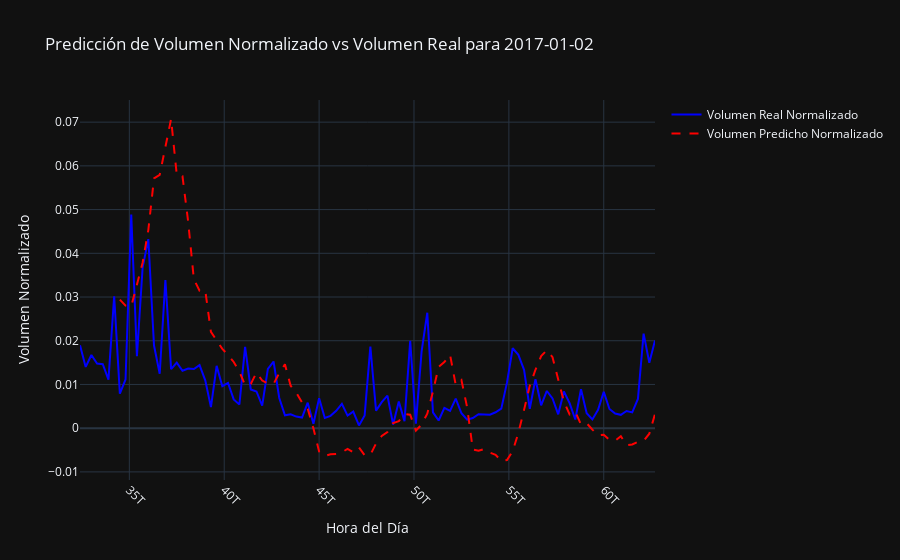

Write notebook code for a chart like this one.
### Markdown cell above
<span style="color:#1E90FF; font-weight:bold">Try to improve your prediction using other predictive models. Bear in mind that the target is a normalized vector where all weights sum to one (i.e. akin to multi-class probability problem). Alternatively you can see the problem as a target percentage of volume by using at least one feature: the time bin

### Code cell
import os
import pandas as pd
import numpy as np
import matplotlib.pyplot as plt
from sklearn.metrics import mean_squared_error
from sklearn.preprocessing import MinMaxScaler
from tensorflow.keras.models import Sequential
from tensorflow.keras.layers import LSTM, Dense
import tensorflow as tf
import logging

# Configuración para eliminar mensajes de advertencia
os.environ['TF_CPP_MIN_LOG_LEVEL'] = '3'
logging.getLogger('tensorflow').setLevel(logging.FATAL)

# Deshabilitar toda salida de TensorFlow
tf.get_logger().setLevel('FATAL')

# Forzar uso de CPU si la GPU está causando problemas
tf.config.set_visible_devices([], 'GPU')

class RNNVolumePredictor:
    def __init__(self, window_size, lstm_units=50, epochs=10, batch_size=64):
        """
        Clase para predecir la curva de volumen utilizando una RNN (LSTM) para mejorar la predicción del volumen.

        Args:
            window_size (int): Tamaño de la ventana para los datos secuenciales.
            lstm_units (int): Número de unidades LSTM en la capa.
            epochs (int): Número de épocas para el entrenamiento.
            batch_size (int): Tamaño del batch para el entrenamiento.
        """
        self.window_size = window_size
        self.lstm_units = lstm_units
        self.epochs = epochs
        self.batch_size = batch_size
        self.model = None
        self.scaler = MinMaxScaler()

    def train(self, train_df):
        """
        Entrenar el predictor utilizando una RNN (LSTM).

        Args:
            train_df (DataFrame): Datos de entrenamiento con las columnas ['date', 'time_5min', 'volume', 'vwap', 'day_of_week'].
        """
        # Preprocesamiento de los datos
        grouped = train_df.groupby('time_5min')['volume'].mean()
        normalized_volume = self.scaler.fit_transform(grouped.values.reshape(-1, 1)).flatten()

        X, y = [], []
        for i in range(self.window_size, len(normalized_volume)):
            X.append(normalized_volume[i - self.window_size:i])
            y.append(normalized_volume[i])

        X, y = np.array(X), np.array(y)
        X = np.reshape(X, (X.shape[0], X.shape[1], 1))  # Reshape para LSTM

        # Crear el modelo LSTM
        self.model = Sequential()
        self.model.add(LSTM(units=self.lstm_units, input_shape=(X.shape[1], 1), return_sequences=True))
        self.model.add(LSTM(units=self.lstm_units))
        self.model.add(Dense(1, activation='linear'))
        self.model.compile(optimizer='adam', loss='mean_squared_error')

        # Entrenar el modelo
        self.model.fit(X, y, epochs=self.epochs, batch_size=self.batch_size, verbose=0)

    def predict(self, test_df):
        """
        Predecir la curva de volumen utilizando el modelo entrenado.

        Args:
            test_df (DataFrame): Datos de prueba con las columnas ['date', 'time_5min', 'volume', 'vwap'].

        Returns:
            Series: Predicción de la curva de volumen normalizada para el día o para toda la serie, con los índices correspondientes.
        """
        if self.model is None:
            raise ValueError("El modelo no ha sido entrenado aún.")

        grouped = test_df.groupby('time_5min')['volume'].mean()
        normalized_volume = self.scaler.transform(grouped.values.reshape(-1, 1)).flatten()

        X_pred = []
        for i in range(self.window_size, len(normalized_volume)):
            X_pred.append(normalized_volume[i - self.window_size:i])

        X_pred = np.array(X_pred)
        X_pred = np.reshape(X_pred, (X_pred.shape[0], X_pred.shape[1], 1))
        predictions = self.model.predict(X_pred, verbose=0)

        return pd.Series(predictions.flatten(), index=grouped.index[self.window_size:])

    def evaluate(self, test_df):
        """
        Evaluar el rendimiento del predictor comparando las predicciones con los valores reales normalizados.

        Args:
            test_df (DataFrame): Datos de prueba con las columnas ['date', 'time_5min', 'volume', 'vwap'].

        Returns:
            float: RMSE (Raíz del Error Cuadrático Medio) de la predicción.
        """
        if self.model is None:
            raise ValueError("El modelo no ha sido entrenado aún.")

        grouped = test_df.groupby('time_5min')['volume'].mean()
        normalized_volume = self.scaler.transform(grouped.values.reshape(-1, 1)).flatten()

        X_test, y_test = [], []
        for i in range(self.window_size, len(normalized_volume)):
            X_test.append(normalized_volume[i - self.window_size:i])
            y_test.append(normalized_volume[i])

        X_test, y_test = np.array(X_test), np.array(y_test)
        X_test = np.reshape(X_test, (X_test.shape[0], X_test.shape[1], 1))

        predictions = self.model.predict(X_test, verbose=0).flatten()

        mse = mean_squared_error(y_test, predictions)
        rmse = np.sqrt(mse)
        print(f"RMSE del predictor de volumen utilizando la RNN: {rmse}")
        return rmse

    def visualize_prediction(self, test_df, date):
        """
        Visualizar la predicción frente a los valores reales normalizados para un día específico.

        Args:
            test_df (DataFrame): Datos de prueba con las columnas ['date', 'time_5min', 'volume', 'vwap'].
            date (str): Fecha específica para la cual se desea visualizar la predicción.
        """
        day_df = test_df[test_df['date'] == date]
        actual_curve = day_df.set_index('time_5min')['volume']
        actual_curve /= actual_curve.sum()  # Normalizar la curva de volumen real
        predicted_curve = self.predict(day_df)
        predicted_curve /= predicted_curve.sum()  # Normalizar la curva de volumen predicho

        
        # Crear la figura en Plotly
        fig = go.Figure()

        # Añadir la curva de volumen real normalizado
        fig.add_trace(go.Scatter(
            x=actual_curve.index,
            y=actual_curve.values,
            mode='lines',
            name='Volumen Real Normalizado',
            line=dict(color='blue', width=2)
        ))

        # Añadir la curva de volumen predicho normalizado
        fig.add_trace(go.Scatter(
            x=predicted_curve.index,
            y=predicted_curve.values,
            mode='lines',
            name='Volumen Predicho Normalizado',
            line=dict(color='red', width=2, dash='dash')
        ))

        # Configuración del layout
        fig.update_layout(
            title=f'Predicción de Volumen Normalizado vs Volumen Real para {date}',
            xaxis_title='Hora del Día',
            yaxis_title='Volumen Normalizado',
            template='plotly_dark',
            showlegend=True
        )

        # Ajuste de los ticks del eje x
        fig.update_xaxes(tickangle=45)

        # Mostrar la figura
        fig.show()


# Ejemplo de uso
volume_predictor = RNNVolumePredictor(window_size=7, lstm_units=50, epochs=10, batch_size=32)  # Ajustar hiperparámetros para mayor estabilidad

# Asumiendo que 'algo.resampled_df' tiene las columnas ['date', 'time_5min', 'volume', 'vwap']

# Entrenar el predictor
volume_predictor.train(algo.resampled_df)

# Evaluar el rendimiento del predictor
rmse = volume_predictor.evaluate(algo.test_df)

# Visualizar la predicción para una fecha específica
volume_predictor.visualize_prediction(algo.test_df, '2017-01-02')

### Figure 1 — Plotly figure (JSON) as saved in the notebook; plotly's stock layout.template omitted (floating-point values rounded to 4 significant figures)
{"data": [{"line": {"color": "blue", "width": 2}, "mode": "lines", "name": "Volumen Real Normalizado", "type": "scatter", "x": [32400000000000, 32700000000000, 33000000000000, 33300000000000, 33600000000000, 33900000000000, 34200000000000, 34500000000000, 34800000000000, 35100000000000, 35400000000000, 35700000000000, 36000000000000, 36300000000000, 36600000000000, 36900000000000, 37200000000000, 37500000000000, 37800000000000, 38100000000000, 38400000000000, 38700000000000, 39000000000000, 39300000000000, 39600000000000, 39900000000000, 40200000000000, 40500000000000, 40800000000000, 41100000000000, 41400000000000, 41700000000000, 42000000000000, 42300000000000, 42600000000000, 42900000000000, 43200000000000, 43500000000000, 43800000000000, 44100000000000, 44400000000000, 44700000000000, 45000000000000, 45300000000000, 45600000000000, 45900000000000, 46200000000000, 46500000000000, 46800000000000, 47100000000000, 47400000000000, 47700000000000, 48000000000000, 48300000000000, 48600000000000, 48900000000000, 49200000000000, 49500000000000, 49800000000000, 50100000000000, 50400000000000, 50700000000000, 51000000000000, 51300000000000, 51600000000000, 51900000000000, 52200000000000, 52500000000000, 52800000000000, 53100000000000, 53400000000000, 53700000000000, 54000000000000, 54300000000000, 54600000000000, 54900000000000, 55200000000000, 55500000000000, 55800000000000, 56100000000000, 56400000000000, 56700000000000, 57000000000000, 57300000000000, 57600000000000, 57900000000000, 58200000000000, 58500000000000, 58800000000000, 59100000000000, 59400000000000, 59700000000000, 60000000000000, 60300000000000, 60600000000000, 60900000000000, 61200000000000, 61500000000000, 61800000000000, 62100000000000, 62400000000000, 62700000000000], "y": [0.01898, 0.01401, 0.01673, 0.01479, 0.01462, 0.01112, 0.03019, 0.007892, 0.01114, 0.04889, 0.01649, 0.03674, 0.04325, 0.0189, 0.01246, 0.0339, 0.0135, 0.01498, 0.01315, 0.01364, 0.01354, 0.01444, 0.01095, 0.004815, 0.01425, 0.009612, 0.01035, 0.006576, 0.005437, 0.01858, 0.008855, 0.008392, 0.005169, 0.01357, 0.01525, 0.006912, 0.00295, 0.003167, 0.00265, 0.002422, 0.005839, 0.001027, 0.00683, 0.002333, 0.002823, 0.003968, 0.005588, 0.002878, 0.003797, 0.0006238, 0.002913, 0.01868, 0.004021, 0.005944, 0.007453, 0.0008302, 0.006078, 0.001576, 0.01998, 0.001033, 0.01752, 0.0264, 0.003613, 0.00176, 0.004662, 0.003937, 0.006748, 0.003411, 0.001953, 0.002315, 0.003186, 0.003111, 0.003078, 0.003644, 0.004468, 0.01042, 0.01828, 0.01679, 0.01335, 0.004442, 0.01119, 0.005226, 0.008506, 0.006815, 0.003161, 0.00838, 0.00573, 0.001979, 0.008891, 0.003407, 0.002003, 0.004196, 0.008317, 0.004392, 0.003341, 0.003055, 0.00393, 0.003608, 0.006679, 0.02163, 0.01498, 0.02004]}, {"line": {"color": "red", "dash": "dash", "width": 2}, "mode": "lines", "name": "Volumen Predicho Normalizado", "type": "scatter", "x": [34500000000000, 34800000000000, 35100000000000, 35400000000000, 35700000000000, 36000000000000, 36300000000000, 36600000000000, 36900000000000, 37200000000000, 37500000000000, 37800000000000, 38100000000000, 38400000000000, 38700000000000, 39000000000000, 39300000000000, 39600000000000, 39900000000000, 40200000000000, 40500000000000, 40800000000000, 41100000000000, 41400000000000, 41700000000000, 42000000000000, 42300000000000, 42600000000000, 42900000000000, 43200000000000, 43500000000000, 43800000000000, 44100000000000, 44400000000000, 44700000000000, 45000000000000, 45300000000000, 45600000000000, 45900000000000, 46200000000000, 46500000000000, 46800000000000, 47100000000000, 47400000000000, 47700000000000, 48000000000000, 48300000000000, 48600000000000, 48900000000000, 49200000000000, 49500000000000, 49800000000000, 50100000000000, 50400000000000, 50700000000000, 51000000000000, 51300000000000, 51600000000000, 51900000000000, 52200000000000, 52500000000000, 52800000000000, 53100000000000, 53400000000000, 53700000000000, 54000000000000, 54300000000000, 54600000000000, 54900000000000, 55200000000000, 55500000000000, 55800000000000, 56100000000000, 56400000000000, 56700000000000, 57000000000000, 57300000000000, 57600000000000, 57900000000000, 58200000000000, 58500000000000, 58800000000000, 59100000000000, 59400000000000, 59700000000000, 60000000000000, 60300000000000, 60600000000000, 60900000000000, 61200000000000, 61500000000000, 61800000000000, 62100000000000, 62400000000000, 62700000000000], "y": [0.02941, 0.02802, 0.02785, 0.03308, 0.03786, 0.0453, 0.05713, 0.05793, 0.06459, 0.07072, 0.05791, 0.05765, 0.04722, 0.03406, 0.03146, 0.03151, 0.02204, 0.02005, 0.01814, 0.01675, 0.01514, 0.01295, 0.009781, 0.01014, 0.0127, 0.0109, 0.01021, 0.01012, 0.0126, 0.01459, 0.00972, 0.008094, 0.005887, 0.004447, -4.185e-05, -0.005344, -0.006344, -0.005985, -0.005884, -0.005514, -0.004734, -0.005521, -0.0044, -0.006176, -0.006135, -0.003493, -0.001791, -0.0008962, 0.001164, 0.001601, 0.003255, 0.003072, -0.0005377, 0.0008175, 0.003318, 0.008376, 0.01403, 0.01513, 0.01679, 0.009881, 0.011, 0.004763, -0.00488, -0.005163, -0.004777, -0.005591, -0.006084, -0.007508, -0.007287, -0.005264, -0.001073, 0.004186, 0.00968, 0.01336, 0.01648, 0.01782, 0.01625, 0.01111, 0.006076, 0.003132, 0.00376, 0.0008544, 0.001138, -0.0003326, -0.001632, -0.001498, -0.002705, -0.002867, -0.00185, -0.003893, -0.003714, -0.003111, -0.002942, -0.001266, 0.003225]}], "layout": {"showlegend": true, "title": {"text": "Predicción de Volumen Normalizado vs Volumen Real para 2017-01-02"}, "xaxis": {"tickangle": 45, "title": {"text": "Hora del Día"}}, "yaxis": {"title": {"text": "Volumen Normalizado"}}}}
